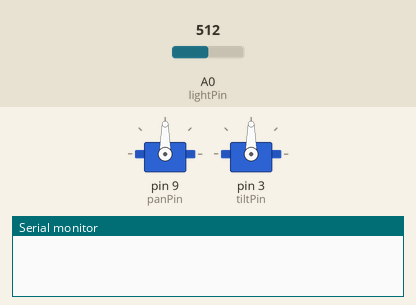
The sketch below on a simulated Arduino Uno, built with avr-gcc and run on an emulated ATmega328P. On the bench: 2 × servo, the last lines printed to the serial monitor. The test bench sets the inputs (shaded band); at power-on: A0 (lightPin) = 512.

Above: at 0.1 s.
At 5.1 s:
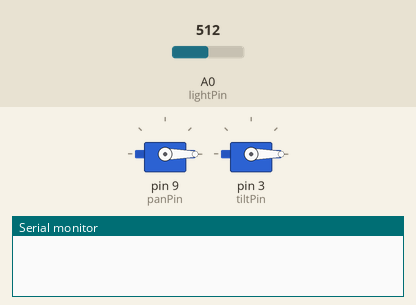
At 23.7 s:
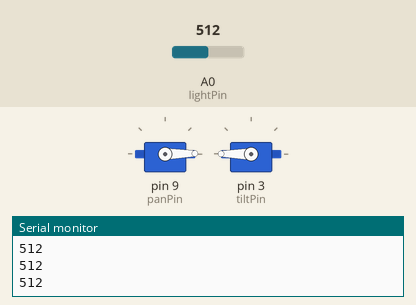
At 39.86 s:
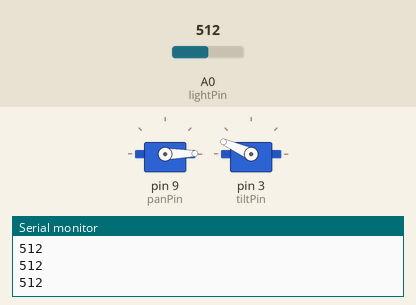
Timing chart, 0 to 40.0 s (numbered marks = the images above):
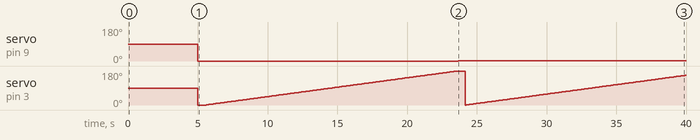

The sketch:

lightScan.lnk.ino
```cpp
#include <Servo.h>

//GLOBAL VARIABLES
  //SERVO OBJECT
    Servo panServo;
    Servo tiltServo;
  //SERVO POSITION
    int panPos, tiltPos;
    const int littlestep(5);
    const int bigstep(10);
  //PINS
    const int lightPin = 0;
    const int panPin = 9;
    const int tiltPin = 3;
//SETUP FUNCTION
  void setup()
  {
    //INITIALIZE SERVO OBJECTS
    initialize();
   //SCAN
    scan();
  }

  void loop()
  {
  ;
  }

    void initialize()
  {
    //INITIALIZE SERIAL @ 9600
    Serial.begin(9600);
    //ATTACH PAN AND TILT SERVOS
    pinMode(panPin, OUTPUT);
    pinMode(tiltPin, OUTPUT);
    pinMode(lightPin, INPUT);
    panServo.attach(panPin);
    tiltServo.attach(tiltPin);
  }

  void scan()
  {
   delay(5000);
   panPos = 0;
   tiltPos = 0;
   panServo.write(panPos);
   tiltServo.write(tiltPos);
   for (panPos = 0; panPos <= 180; panPos++)
   {
      panServo.write(panPos);
      delay(500);
      for (tiltPos = 0; tiltPos <= 180; tiltPos++)
       {
          tiltServo.write(tiltPos);
          delay(100);
          Serial.print(analogRead(lightPin));
          Serial.println();
       }
   }

  }
```

Measured:
- by itself, servo on pin 9 (panPin): 90° → 0° at 5.0 s, → 1° 18.7 s later
- by itself, servo on pin 3 (tiltPin): 90° → 0° at 5.0 s, → 1° 0.60 s later, → 2° 0.10 s later, → 3° 0.10 s later, … (339 changes in this stretch)
